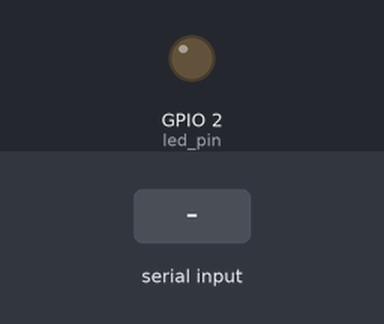
A sketch run on a simulated ESP32. Shown: output pins drawn as LEDs (lit = HIGH). The inputs (shaded band) are chosen by the test bench. What the sketch prints to the serial monitor is not drawn.

Above: at 1.8 s.
1.9 s: byte 30 received over Serial
At 2.6 s:
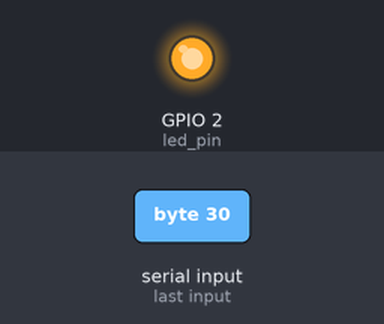
3.4 s: byte 90 received over Serial
4.9 s: byte 120 received over Serial
At 11.1 s:
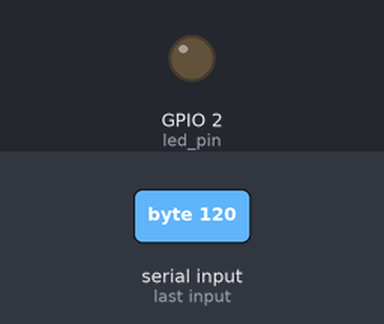
Timing chart, 0 to 12.4 s (numbered marks = the images above; inputs shaded):
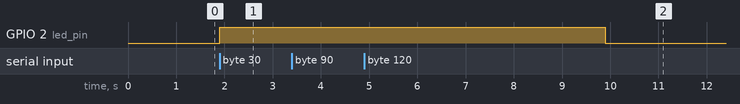

The sketch:

timer_sw1.ino
```cpp
static const TickType_t dim_delay = 5000 / portTICK_PERIOD_MS; // LED auto-off delay (5 seconds)
static const int led_pin = 2;                                  // LED connected to pin 2
static TimerHandle_t one_shot_timer = NULL;                    // One-shot timer handle

// Timer callback to turn off the LED
void autoDimmerCallback(TimerHandle_t xTimer) {
  digitalWrite(led_pin, LOW); // Turn off LED
}

// Task to read CLI input and control LED
void doCLI(void *parameters) {
  char c;
  pinMode(led_pin, OUTPUT); // Set LED pin as output
  while (1) {
    if (Serial.available() > 0) {      // If serial data is available
      c = Serial.read();               // Read a character
      Serial.print(c);                 // Echo character
      digitalWrite(led_pin, HIGH);     // Turn on LED
      xTimerStart(one_shot_timer, portMAX_DELAY); // Start timer to auto-turn-off LED
    }
  }
}

void setup() {
  Serial.begin(115200);               // Initialize serial communication
  vTaskDelay(1000 / portTICK_PERIOD_MS);
  // Create a one-shot timer for auto-dimming the LED
  one_shot_timer = xTimerCreate("One-shot timer", dim_delay, pdFALSE, (void *)0, autoDimmerCallback);

  // Create CLI task
  xTaskCreatePinnedToCore(doCLI, "Do CLI", 1024, NULL, 1, NULL, 1);

  vTaskDelete(NULL); // Delete setup task
}

void loop() {
  vTaskDelay(1000 / portTICK_PERIOD_MS); // Nothing in loop, task handles everything
}
```

Measured:
- after the input at 1.9 s, GPIO 2 (led_pin): LOW → HIGH at once
- after the input at 3.4 s, every drawn part: stays the same
- after the input at 4.9 s, GPIO 2 (led_pin): HIGH → LOW after 5.0 s instead of 3.5 s
